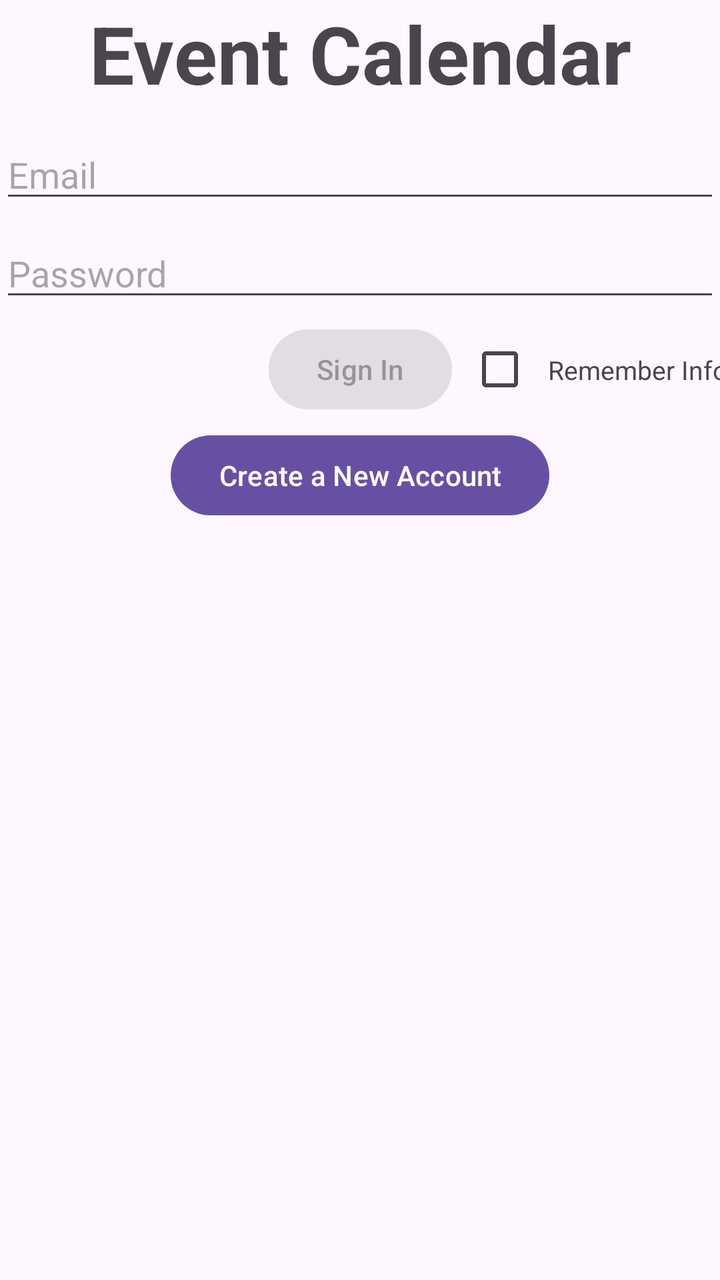
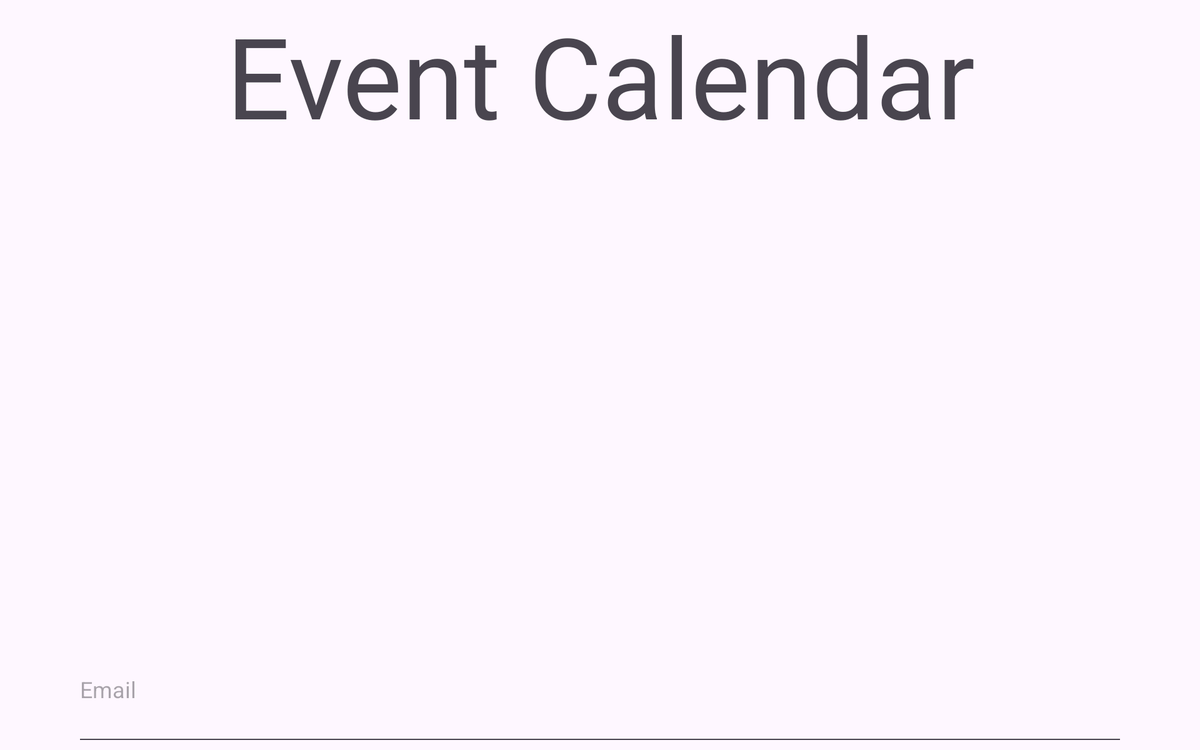

Two renders of one Android screen. The first uses the default layout on a phone; the second uses the alternative layout the repository ships for a different screen configuration, on a matching device. The two XML files are below.
<!-- AndroidManifest.xml: application theme Theme.CS360FinalProjectByJasonBarry -->
<!-- res/layout/activity_login.xml -->
<?xml version="1.0" encoding="utf-8"?>
<androidx.constraintlayout.widget.ConstraintLayout xmlns:android="http://schemas.android.com/apk/res/android"
    xmlns:app="http://schemas.android.com/apk/res-auto"
    xmlns:tools="http://schemas.android.com/tools"
    android:id="@+id/container"
    android:layout_width="match_parent"
    android:layout_height="match_parent"
    android:paddingLeft="@dimen/activity_horizontal_margin"
    android:paddingTop="@dimen/activity_vertical_margin"
    android:paddingRight="@dimen/activity_horizontal_margin"
    android:paddingBottom="@dimen/activity_vertical_margin"
    tools:context=".ui.login.LoginActivity">

    <TextView
        android:layout_width="match_parent"
        android:layout_height="wrap_content"
        app:layout_constraintLeft_toLeftOf="parent"
        app:layout_constraintTop_toTopOf="parent"
        android:text="@string/app_name"
        android:maxLines="1"
        android:textSize="40sp"
        android:textAlignment="center"
        android:textStyle="bold"
        />

    <EditText
        android:id="@+id/username"
        android:layout_width="0dp"
        android:layout_height="wrap_content"
        android:layout_marginTop="65dp"
        android:autofillHints="@string/prompt_email"
        android:hint="@string/prompt_email"
        android:inputType="textEmailAddress"
        android:selectAllOnFocus="true"
        app:layout_constraintEnd_toEndOf="parent"
        app:layout_constraintStart_toStartOf="parent"
        app:layout_constraintTop_toTopOf="parent" />

    <EditText
        android:id="@+id/password"
        android:layout_width="0dp"
        android:layout_height="wrap_content"
        android:layout_marginTop="8dp"
        android:autofillHints="@string/prompt_password"
        android:hint="@string/prompt_password"
        android:imeActionLabel="@string/action_sign_in_short"
        android:imeOptions="actionDone"
        android:inputType="textPassword"
        android:selectAllOnFocus="true"
        app:layout_constraintEnd_toEndOf="parent"
        app:layout_constraintStart_toStartOf="parent"
        app:layout_constraintTop_toBottomOf="@+id/username" />

    <Button
        android:id="@+id/login"
        android:layout_width="wrap_content"
        android:layout_height="wrap_content"
        android:layout_gravity="start"
        android:layout_marginTop="5dp"
        android:layout_marginBottom="64dp"
        android:enabled="false"
        android:text="@string/sign_in"
        app:layout_constraintTop_toBottomOf="@id/password"
        app:layout_constraintEnd_toEndOf="parent"
        app:layout_constraintStart_toStartOf="parent"
        app:layout_constraintVertical_bias="0.2" />

    <Button
        android:id="@+id/createNewAccount"
        android:layout_width="wrap_content"
        android:layout_height="wrap_content"
        android:layout_gravity="start"
        android:layout_marginTop="5dp"
        android:layout_marginBottom="64dp"
        android:enabled="true"
        android:text="@string/create_a_new_account"
        app:layout_constraintTop_toBottomOf="@id/login"
        app:layout_constraintEnd_toEndOf="parent"
        app:layout_constraintStart_toStartOf="parent"
        app:layout_constraintVertical_bias="0.2" />

    <CheckBox
        android:id="@+id/checkBox"
        android:layout_width="wrap_content"
        android:layout_height="wrap_content"
        app:layout_constraintBaseline_toBaselineOf="@id/login"
        app:layout_constraintLeft_toRightOf="@id/login"
        />


    <TextView
        android:layout_width="wrap_content"
        android:layout_height="wrap_content"
        android:text="Remember Info?"
        android:textSize="13sp"
        app:layout_constraintLeft_toRightOf="@id/checkBox"
        app:layout_constraintBaseline_toBaselineOf="@id/checkBox" />

</androidx.constraintlayout.widget.ConstraintLayout>
<!-- resources referenced by this layout -->
<resources>
  <string name="action_sign_in_short">Sign in</string>
  <string name="app_name">Event Calendar Application</string>
  <string name="create_a_new_account">Create a New Account</string>
  <string name="prompt_email">Email</string>`
  <string name="prompt_password">Password</string>
  <string name="sign_in">Sign In</string>
  <style name="Theme.CS360FinalProjectByJasonBarry" parent="Base.Theme.CS360FinalProjectByJasonBarry" />
  <style name="Base.Theme.CS360FinalProjectByJasonBarry" parent="Theme.Material3.DayNight">
          
          
      </style>
</resources>
<!-- res/layout-w936dp/activity_login.xml (the repository's variant of the layout above) -->
<!-- drawn on a 7-inch tablet turned sideways -->
<?xml version="1.0" encoding="utf-8"?>
<androidx.constraintlayout.widget.ConstraintLayout xmlns:android="http://schemas.android.com/apk/res/android"
    xmlns:app="http://schemas.android.com/apk/res-auto"
    xmlns:tools="http://schemas.android.com/tools"
    android:id="@+id/container"
    android:layout_width="match_parent"
    android:layout_height="match_parent"
    android:paddingLeft="@dimen/activity_horizontal_margin"
    android:paddingTop="@dimen/activity_vertical_margin"
    android:paddingRight="@dimen/activity_horizontal_margin"
    android:paddingBottom="@dimen/activity_vertical_margin"
    tools:context=".ui.login.LoginActivity">

    <androidx.constraintlayout.widget.ConstraintLayout
        android:layout_width="840dp"
        android:layout_height="match_parent"
        app:layout_constraintEnd_toEndOf="parent"
        app:layout_constraintStart_toStartOf="parent">

        <TextView
            android:layout_width="match_parent"
            android:layout_height="wrap_content"
            app:layout_constraintLeft_toLeftOf="parent"
            app:layout_constraintTop_toTopOf="parent"
            android:text="@string/app_name"
            android:maxLines="1"
            android:textSize="90sp"
            android:textAlignment="center"
            />

        <EditText
            android:id="@+id/username"
            android:layout_width="0dp"
            android:layout_height="100dp"
            android:layout_marginTop="500dp"
            android:autofillHints="@string/prompt_email"
            android:hint="@string/prompt_email"
            android:inputType="textEmailAddress"
            android:selectAllOnFocus="true"
            app:layout_constraintEnd_toEndOf="parent"
            app:layout_constraintStart_toStartOf="parent"
            app:layout_constraintTop_toTopOf="parent" />

        <EditText
            android:id="@+id/password"
            android:layout_width="0dp"
            android:layout_height="100dp"
            android:layout_marginTop="8dp"
            android:autofillHints="@string/prompt_password"
            android:hint="@string/prompt_password"
            android:imeActionLabel="@string/action_sign_in_short"
            android:imeOptions="actionDone"
            android:inputType="textPassword"
            android:selectAllOnFocus="true"
            app:layout_constraintEnd_toEndOf="parent"
            app:layout_constraintStart_toStartOf="parent"
            app:layout_constraintTop_toBottomOf="@+id/username" />

        <Button
            android:id="@+id/login"
            android:layout_width="300dp"
            android:layout_height="100dp"
            android:layout_gravity="start"
            android:layout_marginTop="16dp"
            android:layout_marginBottom="64dp"
            android:enabled="false"
            android:text="@string/action_sign_in"
            app:layout_constraintEnd_toEndOf="parent"
            app:layout_constraintStart_toStartOf="parent"
            app:layout_constraintTop_toBottomOf="@+id/password"
            app:layout_constraintVertical_bias="0.2" />

        <Button
            android:id="@+id/createNewAccount"
            android:layout_width="wrap_content"
            android:layout_height="wrap_content"
            android:layout_gravity="start"
            android:layout_marginTop="16dp"
            android:layout_marginBottom="64dp"
            android:enabled="true"
            android:text="@string/create_a_new_account"
            app:layout_constraintTop_toBottomOf="@id/login"
            app:layout_constraintEnd_toEndOf="parent"
            app:layout_constraintStart_toStartOf="parent"
            app:layout_constraintVertical_bias="0.2" />


        <CheckBox
            android:layout_width="50dp"
            android:layout_height="50dp"
            app:layout_constraintBaseline_toBaselineOf="@id/login"
            app:layout_constraintLeft_toRightOf="@id/login"
            />



    </androidx.constraintlayout.widget.ConstraintLayout>
</androidx.constraintlayout.widget.ConstraintLayout>
<!-- resources referenced by the variant -->
<!-- as a 7-inch tablet turned sideways resolves them -->
<resources>
  <string name="action_sign_in">Sign in or register</string>
  <string name="action_sign_in_short">Sign in</string>
  <string name="app_name">Event Calendar Application</string>
  <string name="create_a_new_account">Create a New Account</string>
  <string name="prompt_email">Email</string>`
  <string name="prompt_password">Password</string>
  <style name="Theme.CS360FinalProjectByJasonBarry" parent="Base.Theme.CS360FinalProjectByJasonBarry" />
  <style name="Base.Theme.CS360FinalProjectByJasonBarry" parent="Theme.Material3.DayNight">
          
          
      </style>
</resources>
